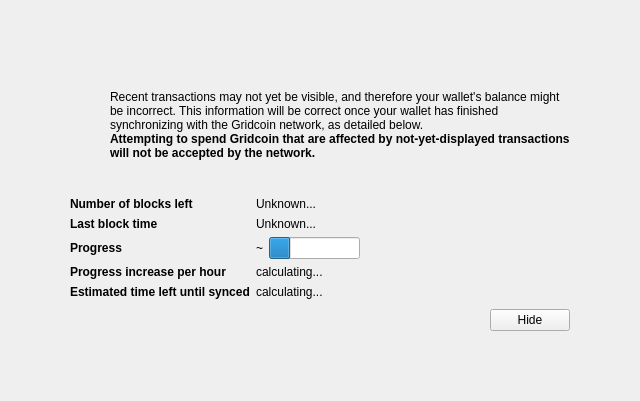
<?xml version="1.0" encoding="UTF-8"?>
<ui version="4.0">
 <class>ModalOverlay</class>
 <widget class="ModalOverlay" name="ModalOverlay">
  <property name="geometry">
   <rect>
    <x>0</x>
    <y>0</y>
    <width>640</width>
    <height>401</height>
   </rect>
  </property>
  <property name="windowTitle">
   <string>Form</string>
  </property>
  <layout class="QVBoxLayout" name="verticalLayout" stretch="0">
   <property name="sizeConstraint">
    <enum>QLayout::SetDefaultConstraint</enum>
   </property>
   <property name="leftMargin">
    <number>0</number>
   </property>
   <property name="topMargin">
    <number>0</number>
   </property>
   <property name="rightMargin">
    <number>0</number>
   </property>
   <property name="bottomMargin">
    <number>0</number>
   </property>
   <item>
    <widget class="QWidget" name="bgWidget" native="true">
     <property name="styleSheet">
      <string notr="true"/>
     </property>
     <layout class="QVBoxLayout" name="verticalLayoutMain" stretch="0">
      <property name="leftMargin">
       <number>60</number>
      </property>
      <property name="topMargin">
       <number>60</number>
      </property>
      <property name="rightMargin">
       <number>60</number>
      </property>
      <property name="bottomMargin">
       <number>60</number>
      </property>
      <item>
       <widget class="QWidget" name="contentWidget" native="true">
        <property name="styleSheet">
         <string notr="true"/>
        </property>
        <layout class="QVBoxLayout" name="verticalLayoutSub" stretch="1,0,0,0,0">
         <property name="spacing">
          <number>0</number>
         </property>
         <property name="leftMargin">
          <number>10</number>
         </property>
         <property name="topMargin">
          <number>10</number>
         </property>
         <property name="rightMargin">
          <number>10</number>
         </property>
         <property name="bottomMargin">
          <number>10</number>
         </property>
         <item>
          <layout class="QHBoxLayout" name="horizontalLayoutIconText" stretch="0,1">
           <property name="topMargin">
            <number>20</number>
           </property>
           <item>
            <layout class="QVBoxLayout" name="verticalLayoutIcon">
             <property name="leftMargin">
              <number>0</number>
             </property>
             <item>
              <widget class="QPushButton" name="warningIcon">
               <property name="enabled">
                <bool>false</bool>
               </property>
               <property name="text">
                <string/>
               </property>
               <property name="icon">
                <iconset>
                 <normaloff>:/icons/warning</normaloff>
                 <disabledoff>:/icons/warning</disabledoff>:/icons/warning</iconset>
               </property>
               <property name="iconSize">
                <size>
                 <width>48</width>
                 <height>48</height>
                </size>
               </property>
               <property name="flat">
                <bool>true</bool>
               </property>
              </widget>
             </item>
             <item>
              <spacer name="verticalSpacerWarningIcon">
               <property name="orientation">
                <enum>Qt::Vertical</enum>
               </property>
               <property name="sizeHint" stdset="0">
                <size>
                 <width>20</width>
                 <height>40</height>
                </size>
               </property>
              </spacer>
             </item>
            </layout>
           </item>
           <item>
            <layout class="QVBoxLayout" name="verticalLayoutInfoText">
             <property name="leftMargin">
              <number>0</number>
             </property>
             <property name="topMargin">
              <number>0</number>
             </property>
             <item>
              <widget class="QLabel" name="infoText">
               <property name="text">
                <string>Recent transactions may not yet be visible, and therefore your wallet's balance might be incorrect. This information will be correct once your wallet has finished synchronizing with the Gridcoin network, as detailed below.</string>
               </property>
               <property name="textFormat">
                <enum>Qt::RichText</enum>
               </property>
               <property name="wordWrap">
                <bool>true</bool>
               </property>
              </widget>
             </item>
             <item>
              <widget class="QLabel" name="infoTextStrong">
               <property name="font">
                <font>
                 <weight>75</weight>
                 <bold>true</bold>
                </font>
               </property>
               <property name="text">
                <string>Attempting to spend Gridcoin that are affected by not-yet-displayed transactions will not be accepted by the network.</string>
               </property>
               <property name="textFormat">
                <enum>Qt::RichText</enum>
               </property>
               <property name="wordWrap">
                <bool>true</bool>
               </property>
              </widget>
             </item>
             <item>
              <spacer name="verticalSpacerInTextSpace">
               <property name="orientation">
                <enum>Qt::Vertical</enum>
               </property>
               <property name="sizeHint" stdset="0">
                <size>
                 <width>20</width>
                 <height>40</height>
                </size>
               </property>
              </spacer>
             </item>
            </layout>
           </item>
          </layout>
         </item>
         <item>
          <spacer name="verticalSpacerAfterText">
           <property name="orientation">
            <enum>Qt::Vertical</enum>
           </property>
           <property name="sizeHint" stdset="0">
            <size>
             <width>20</width>
             <height>40</height>
            </size>
           </property>
          </spacer>
         </item>
         <item>
          <layout class="QFormLayout" name="formLayout">
           <property name="fieldGrowthPolicy">
            <enum>QFormLayout::FieldsStayAtSizeHint</enum>
           </property>
           <property name="horizontalSpacing">
            <number>6</number>
           </property>
           <property name="verticalSpacing">
            <number>6</number>
           </property>
           <property name="topMargin">
            <number>10</number>
           </property>
           <item row="0" column="0">
            <widget class="QLabel" name="labelNumberOfBlocksLeft">
             <property name="font">
              <font>
               <weight>75</weight>
               <bold>true</bold>
              </font>
             </property>
             <property name="text">
              <string>Number of blocks left</string>
             </property>
            </widget>
           </item>
           <item row="0" column="1">
            <widget class="QLabel" name="numberOfBlocksLeft">
             <property name="text">
              <string>Unknown...</string>
             </property>
            </widget>
           </item>
           <item row="1" column="0">
            <widget class="QLabel" name="labelLastBlockTime">
             <property name="font">
              <font>
               <weight>75</weight>
               <bold>true</bold>
              </font>
             </property>
             <property name="text">
              <string>Last block time</string>
             </property>
            </widget>
           </item>
           <item row="1" column="1">
            <widget class="QLabel" name="newestBlockDate">
             <property name="sizePolicy">
              <sizepolicy hsizetype="Maximum" vsizetype="Preferred">
               <horstretch>0</horstretch>
               <verstretch>0</verstretch>
              </sizepolicy>
             </property>
             <property name="text">
              <string>Unknown...</string>
             </property>
            </widget>
           </item>
           <item row="2" column="0">
            <widget class="QLabel" name="labelSyncDone">
             <property name="font">
              <font>
               <weight>75</weight>
               <bold>true</bold>
              </font>
             </property>
             <property name="text">
              <string>Progress</string>
             </property>
            </widget>
           </item>
           <item row="2" column="1">
            <layout class="QHBoxLayout" name="horizontalLayoutSync" stretch="0,1">
             <item>
              <widget class="QLabel" name="percentageProgress">
               <property name="text">
                <string>~</string>
               </property>
              </widget>
             </item>
             <item>
              <widget class="QProgressBar" name="progressBar">
               <property name="value">
                <number>24</number>
               </property>
               <property name="format">
                <string/>
               </property>
              </widget>
             </item>
            </layout>
           </item>
           <item row="4" column="0">
            <widget class="QLabel" name="labelProgressIncrease">
             <property name="font">
              <font>
               <weight>75</weight>
               <bold>true</bold>
              </font>
             </property>
             <property name="text">
              <string>Progress increase per hour</string>
             </property>
            </widget>
           </item>
           <item row="4" column="1">
            <widget class="QLabel" name="progressIncreasePerH">
             <property name="text">
              <string>calculating...</string>
             </property>
            </widget>
           </item>
           <item row="5" column="0">
            <widget class="QLabel" name="labelEstimatedTimeLeft">
             <property name="font">
              <font>
               <weight>75</weight>
               <bold>true</bold>
              </font>
             </property>
             <property name="text">
              <string>Estimated time left until synced</string>
             </property>
            </widget>
           </item>
           <item row="5" column="1">
            <widget class="QLabel" name="expectedTimeLeft">
             <property name="text">
              <string>calculating...</string>
             </property>
            </widget>
           </item>
          </layout>
         </item>
         <item>
          <layout class="QHBoxLayout" name="horizontalLayoutButtons">
           <property name="leftMargin">
            <number>10</number>
           </property>
           <property name="topMargin">
            <number>10</number>
           </property>
           <item>
            <spacer name="horizontalSpacer">
             <property name="orientation">
              <enum>Qt::Horizontal</enum>
             </property>
             <property name="sizeHint" stdset="0">
              <size>
               <width>40</width>
               <height>20</height>
              </size>
             </property>
            </spacer>
           </item>
           <item>
            <widget class="QPushButton" name="closeButton">
             <property name="text">
              <string>Hide</string>
             </property>
            </widget>
           </item>
          </layout>
         </item>
         <item>
          <layout class="QVBoxLayout" name="verticalLayout_2">
           <item>
            <spacer name="verticalSpacer">
             <property name="orientation">
              <enum>Qt::Vertical</enum>
             </property>
             <property name="sizeHint" stdset="0">
              <size>
               <width>20</width>
               <height>40</height>
              </size>
             </property>
            </spacer>
           </item>
          </layout>
         </item>
        </layout>
       </widget>
      </item>
     </layout>
    </widget>
   </item>
  </layout>
 </widget>
 <customwidgets>
  <customwidget>
   <class>ModalOverlay</class>
   <extends>QWidget</extends>
   <header>modaloverlay.h</header>
   <container>1</container>
  </customwidget>
 </customwidgets>
 <resources/>
 <connections/>
</ui>
